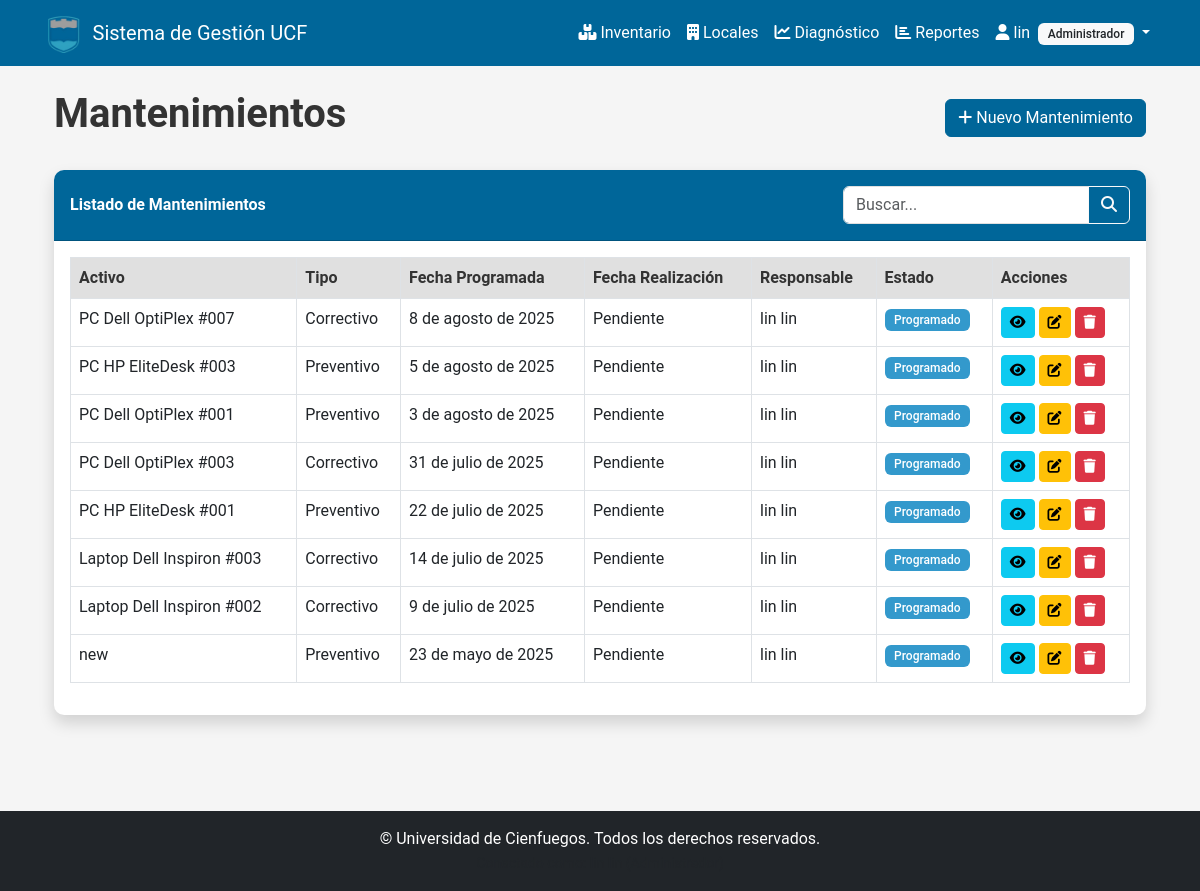
Before: /inventario/mantenimiento/ (signed in) with the older database file.
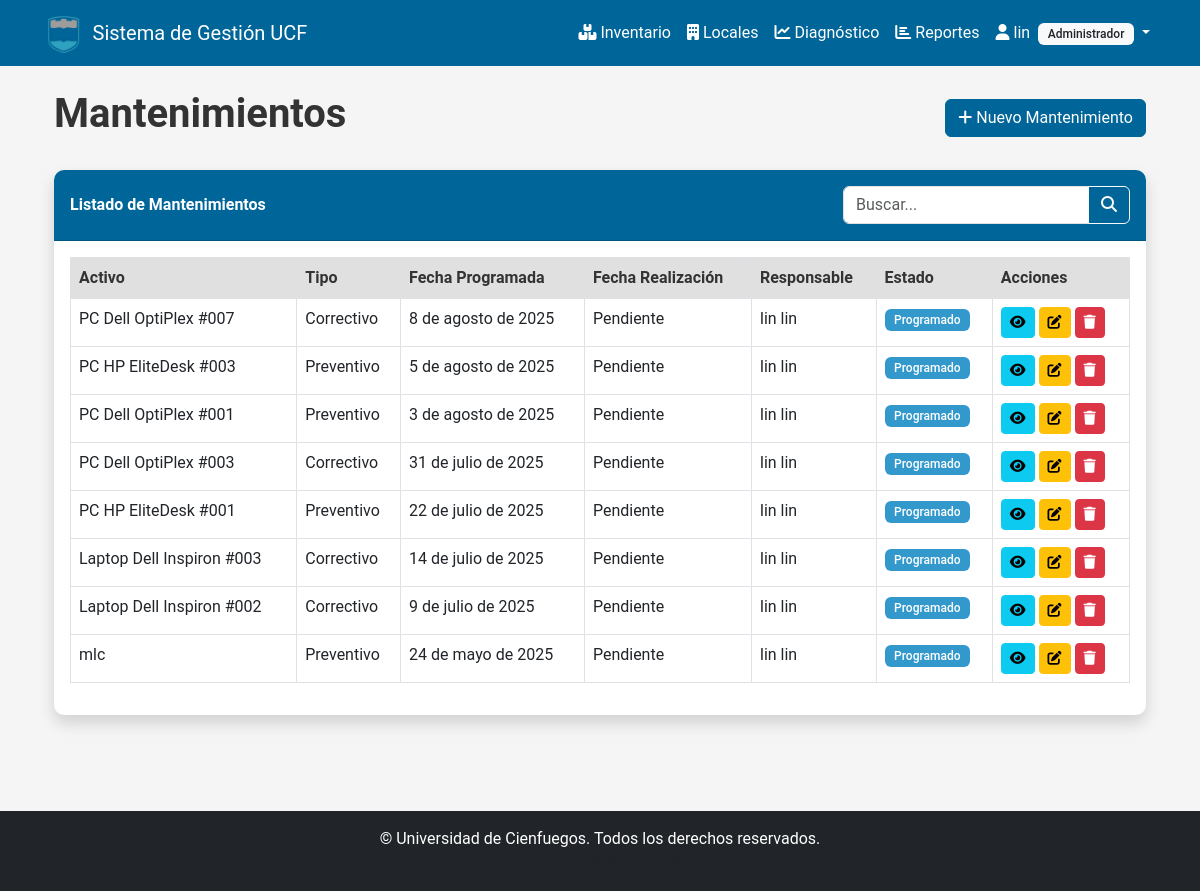
After: the same page with the newer database file.
### inventario/models.py (models this page shows, shortened)
class Mantenimiento(models.Model):
    TIPO_CHOICES = [
        ('preventivo', 'Preventivo'),
        ('correctivo', 'Correctivo'),
    ]
    ESTADO_CHOICES = [
        ('programado', 'Programado'),
        ('en_proceso', 'En Proceso'),
        ('completado', 'Completado'),
        ('cancelado', 'Cancelado'),
    ]
    activo = models.ForeignKey(
        Activo, on_delete=models.CASCADE, related_name='mantenimientos')
    tipo = models.CharField(max_length=20, choices=TIPO_CHOICES)
    fecha_programada = models.DateField()
    fecha_realizacion = models.DateField(blank=True, null=True)
    responsable = models.ForeignKey(
        User, on_delete=models.SET_NULL, null=True, related_name='mantenimientos_asignados')
    descripcion = models.TextField()
    costo = models.DecimalField(
        max_digits=10, decimal_places=2, blank=True, null=True)
    estado = models.CharField(
        max_length=20, choices=ESTADO_CHOICES, default='programado')
    observaciones = models.TextField(blank=True, null=True)
    class Meta:
        verbose_name = "Mantenimiento"
        verbose_name_plural = "Mantenimientos"
        ordering = ['-fecha_programada']

class Activo(models.Model):
    TIPO_CHOICES = [
        ('hardware', 'Hardware'),
        ('software', 'Software'),
    ]
    ESTADO_CHOICES = [
        ('activo', 'Activo'),
        ('en_mantenimiento', 'En Mantenimiento'),
        ('obsoleto', 'Obsoleto'),
        ('baja', 'De Baja'),
    ]
    tipo = models.CharField(max_length=20, choices=TIPO_CHOICES)
    nombre = models.CharField(max_length=200)
    descripcion = models.TextField(blank=True, null=True)
    fecha_adquisicion = models.DateField()
    valor_adquisicion = models.DecimalField(max_digits=10, decimal_places=2)
    estado = models.CharField(
        max_length=20, choices=ESTADO_CHOICES, default='activo')
    departamento = models.ForeignKey(
        Departamento, on_delete=models.CASCADE, related_name='activos')
    ubicacion = models.CharField(max_length=100, blank=True, null=True)
    imagen = models.ImageField(upload_to='activos/', blank=True, null=True)
    fecha_baja = models.DateField(blank=True, null=True)
    motivo_baja = models.TextField(blank=True, null=True)
    fecha_creacion = models.DateTimeField(auto_now_add=True)
    fecha_actualizacion = models.DateTimeField(auto_now=True)
    creado_por = models.ForeignKey(
        User, on_delete=models.SET_NULL, null=True, related_name='activos_creados')
    actualizado_por = models.ForeignKey(
        User, on_delete=models.SET_NULL, null=True, related_name='activos_actualizados')
    class Meta:
        verbose_name = "Activo"
        verbose_name_plural = "Activos"
        ordering = ['-fecha_adquisicion']

### inventario/views.py (the view)
# urls.py: path('mantenimiento/', views.mantenimiento_list, name='mantenimiento_list'),
@login_required
def mantenimiento_list(request):
    mantenimientos = Mantenimiento.objects.all().select_related('activo', 'responsable')
    search = request.GET.get('search', '')
    tipo = request.GET.get('tipo', '')
    estado = request.GET.get('estado', '')
    if search:
        mantenimientos = mantenimientos.filter(
            activo__nombre__icontains=search
        ) | mantenimientos.filter(
            descripcion__icontains=search
        )
    if tipo:
        mantenimientos = mantenimientos.filter(tipo=tipo)
    if estado:
        mantenimientos = mantenimientos.filter(estado=estado)
    return render(request, 'inventario/mantenimiento_list.html', {
        'mantenimientos': mantenimientos,
        'search': search,
        'tipo': tipo,
        'estado': estado
    })

### reportes/views.py (called while the page is built)
def permisos_context(request):
    context = {}
    if request.user.is_authenticated:
        context.update({
            'puede_ver_reportes': puede_ver_reportes(request.user),
            'puede_ver_actividad': puede_ver_actividad(request.user),
            'es_admin': es_admin(request.user),
        })
    else:
        context.update({
            'puede_ver_reportes': False,
            'puede_ver_actividad': False,
            'es_admin': False,
        })
    return context

### templates/inventario/mantenimiento_list.html (shortened to what the changed rows need)
{% extends 'base/base.html' %}
{% block content %}
<div class="container">
    <div class="d-flex justify-content-between align-items-center mb-4">
        <h1>Mantenimientos</h1>
    </div>
    <div class="card shadow mb-4">
        <div class="card-body">
            <div class="table-responsive">
                <table class="table table-bordered table-hover" width="100%" cellspacing="0">
                    <thead>
                        <tr>
                            <th>Activo</th>
                            <th>Tipo</th>
                            <th>Fecha Programada</th>
                            <th>Fecha Realización</th>
                            <th>Responsable</th>
                            <th>Estado</th>
                            <th>Acciones</th>
                        </tr>
                    </thead>
                    <tbody>
                        {% if mantenimientos %}
                            {% for mantenimiento in mantenimientos %}
                                <tr>
                                    <td>{{ mantenimiento.activo.nombre }}</td>
                                    <td>{{ mantenimiento.get_tipo_display }}</td>
                                    <td>{{ mantenimiento.fecha_programada }}</td>
                                    <td>{{ mantenimiento.fecha_realizacion|default:"Pendiente" }}</td>
                                    <td>{{ mantenimiento.responsable.get_full_name }}</td>
                                    <td>
                                        {% if mantenimiento.estado == 'programado' %}
                                            <span class="badge bg-info">Programado</span>
                                        {% elif mantenimiento.estado == 'en_proceso' %}
                                            <span class="badge bg-warning">En Proceso</span>
                                        {% elif mantenimiento.estado == 'completado' %}
                                            <span class="badge bg-success">Completado</span>
                                        {% elif mantenimiento.estado == 'cancelado' %}
                                            <span class="badge bg-danger">Cancelado</span>
                                        {% endif %}
                                    </td>
                                    <td>
                                        <a href="{% url 'mantenimiento_detail' pk=mantenimiento.id %}" class="btn btn-sm btn-info">
                                            <i class="fas fa-eye"></i>
                                        </a>
                                        <a href="{% url 'mantenimiento_edit' pk=mantenimiento.id %}" class="btn btn-sm btn-warning">
                                            <i class="fas fa-edit"></i>
                                        </a>
                                        <a href="{% url 'mantenimiento_delete' pk=mantenimiento.id %}" class="btn btn-sm btn-danger">
                                            <i class="fas fa-trash"></i>
                                        </a>
                                    </td>
                                </tr>
                            {% endfor %}
                        {% else %}
                            <tr>
                                <td colspan="7" class="text-center">No hay registros disponibles</td>
                            </tr>
                        {% endif %}
                    </tbody>
                </table>
            </div>
        </div>
    </div>
</div>
{% endblock %}

Changed rows visible on the page:
removed Mantenimiento: activo.nombre "new", tipo "Preventivo", fecha_programada "23 de mayo de 2025", fecha_realizacion "Pendiente", responsable.get_full_name "lin lin", estado "Programado"
added Mantenimiento: activo.nombre "mlc", tipo "Preventivo", fecha_programada "24 de mayo de 2025", fecha_realizacion "Pendiente", responsable.get_full_name "lin lin", estado "Programado"
